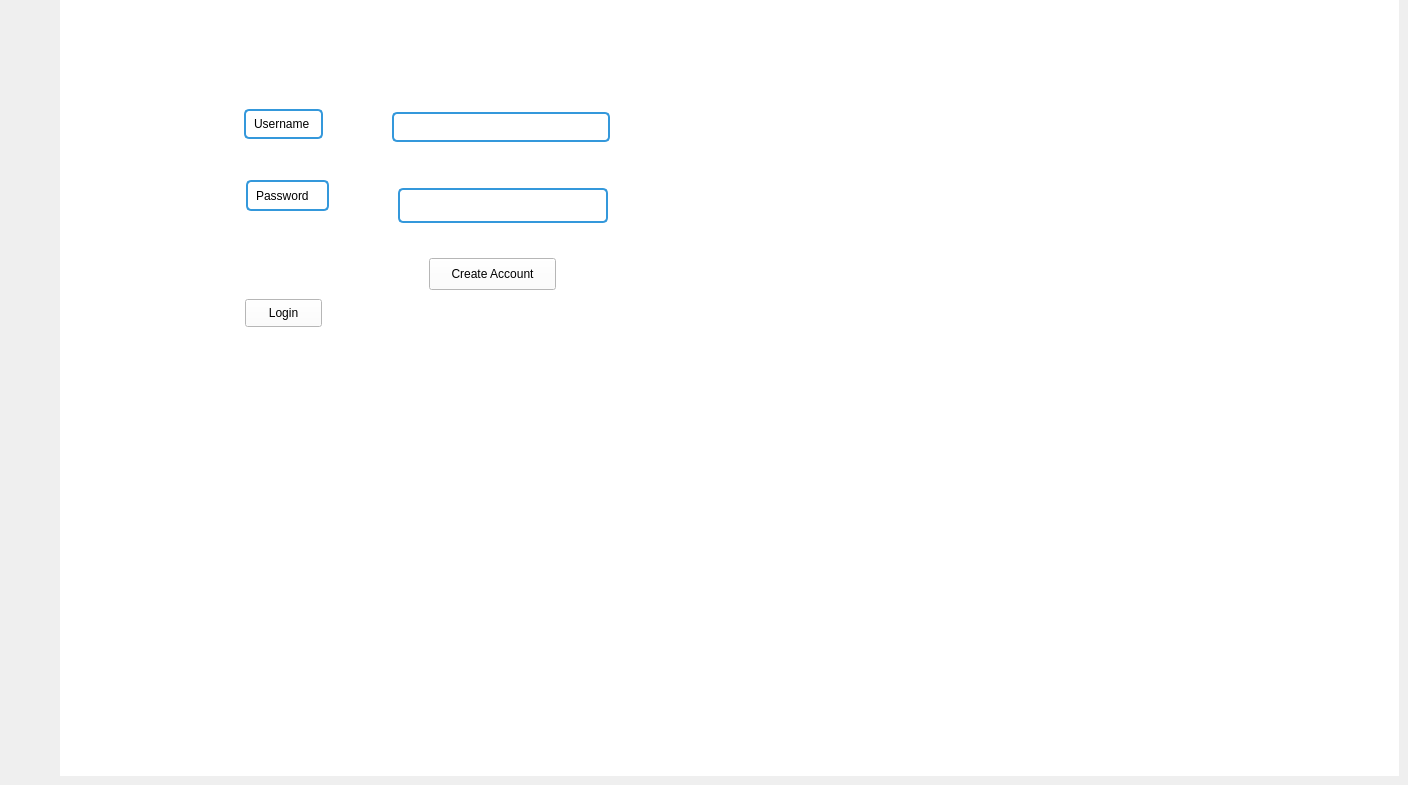
    <widget class="QWidget" name="create_account">
     <property name="minimumSize">
      <size>
       <width>1339</width>
       <height>776</height>
      </size>
     </property>
     <widget class="QWidget" name="widget_3" native="true">
      <property name="geometry">
       <rect>
        <x>60</x>
        <y>0</y>
        <width>1339</width>
        <height>776</height>
       </rect>
      </property>
      <property name="minimumSize">
       <size>
        <width>1339</width>
        <height>776</height>
       </size>
      </property>
      <property name="styleSheet">
       <string notr="true">QWidget {
	background-color: #ffffff;
}</string>
      </property>
      <widget class="QLineEdit" name="create_pwd_input">
       <property name="geometry">
        <rect>
         <x>338</x>
         <y>188</y>
         <width>210</width>
         <height>35</height>
        </rect>
       </property>
       <property name="styleSheet">
        <string notr="true">QLineEdit {
    border: 2px solid #3498db;
    border-radius: 5px;          
    padding: 5px;
    background-color: #ffffff;
    color: #000000;
	height: 15px;
}</string>
       </property>
      </widget>
      <widget class="QLineEdit" name="create_user_input">
       <property name="geometry">
        <rect>
         <x>332</x>
         <y>112</y>
         <width>218</width>
         <height>30</height>
        </rect>
       </property>
       <property name="palette">
        <palette>
         <active>
          <colorrole role="WindowText">
           <brush brushstyle="SolidPattern">
            <color alpha="255">
             <red>0</red>
             <green>0</green>
             <blue>0</blue>
            </color>
           </brush>
          </colorrole>
          <colorrole role="Button">
           <brush brushstyle="SolidPattern">
            <color alpha="255">
             <red>255</red>
             <green>255</green>
             <blue>255</blue>
            </color>
           </brush>
          </colorrole>
          <colorrole role="Text">
           <brush brushstyle="SolidPattern">
            <color alpha="255">
             <red>0</red>
             <green>0</green>
             <blue>0</blue>
            </color>
           </brush>
          </colorrole>
          <colorrole role="ButtonText">
           <brush brushstyle="SolidPattern">
            <color alpha="255">
             <red>0</red>
             <green>0</green>
             <blue>0</blue>
            </color>
           </brush>
          </colorrole>
          <colorrole role="Base">
           <brush brushstyle="SolidPattern">
            <color alpha="255">
             <red>255</red>
             <green>255</green>
             <blue>255</blue>
            </color>
           </brush>
          </colorrole>
          <colorrole role="Window">
           <brush brushstyle="SolidPattern">
            <color alpha="255">
             <red>255</red>
             <green>255</green>
             <blue>255</blue>
            </color>
           </brush>
          </colorrole>
          <colorrole role="PlaceholderText">
           <brush brushstyle="SolidPattern">
            <color alpha="128">
             <red>0</red>
             <green>0</green>
             <blue>0</blue>
            </color>
           </brush>
          </colorrole>
         </active>
         <inactive>
          <colorrole role="WindowText">
           <brush brushstyle="SolidPattern">
            <color alpha="255">
             <red>0</red>
             <green>0</green>
             <blue>0</blue>
            </color>
           </brush>
          </colorrole>
          <colorrole role="Button">
           <brush brushstyle="SolidPattern">
            <color alpha="255">
             <red>255</red>
             <green>255</green>
             <blue>255</blue>
            </color>
           </brush>
          </colorrole>
          <colorrole role="Text">
           <brush brushstyle="SolidPattern">
            <color alpha="255">
             <red>0</red>
             <green>0</green>
             <blue>0</blue>
            </color>
           </brush>
          </colorrole>
          <colorrole role="ButtonText">
           <brush brushstyle="SolidPattern">
            <color alpha="255">
             <red>0</red>
             <green>0</green>
             <blue>0</blue>
            </color>
           </brush>
          </colorrole>
          <colorrole role="Base">
           <brush brushstyle="SolidPattern">
            <color alpha="255">
             <red>255</red>
             <green>255</green>
             <blue>255</blue>
            </color>
           </brush>
          </colorrole>
          <colorrole role="Window">
           <brush brushstyle="SolidPattern">
            <color alpha="255">
             <red>255</red>
             <green>255</green>
             <blue>255</blue>
            </color>
           </brush>
          </colorrole>
          <colorrole role="PlaceholderText">
           <brush brushstyle="SolidPattern">
            <color alpha="128">
             <red>0</red>
             <green>0</green>
             <blue>0</blue>
            </color>
           </brush>
          </colorrole>
         </inactive>
         <disabled>
          <colorrole role="WindowText">
           <brush brushstyle="SolidPattern">
            <color alpha="255">
             <red>0</red>
             <green>0</green>
             <blue>0</blue>
            </color>
           </brush>
          </colorrole>
          <colorrole role="Button">
           <brush brushstyle="SolidPattern">
            <color alpha="255">
             <red>255</red>
             <green>255</green>
             <blue>255</blue>
            </color>
           </brush>
          </colorrole>
          <colorrole role="Text">
           <brush brushstyle="SolidPattern">
            <color alpha="255">
             <red>0</red>
             <green>0</green>
             <blue>0</blue>
            </color>
           </brush>
          </colorrole>
          <colorrole role="ButtonText">
           <brush brushstyle="SolidPattern">
            <color alpha="255">
             <red>0</red>
             <green>0</green>
             <blue>0</blue>
            </color>
           </brush>
          </colorrole>
          <colorrole role="Base">
           <brush brushstyle="SolidPattern">
            <color alpha="255">
             <red>255</red>
             <green>255</green>
             <blue>255</blue>
            </color>
           </brush>
          </colorrole>
          <colorrole role="Window">
           <brush brushstyle="SolidPattern">
            <color alpha="255">
             <red>255</red>
             <green>255</green>
             <blue>255</blue>
            </color>
           </brush>
          </colorrole>
          <colorrole role="PlaceholderText">
           <brush brushstyle="SolidPattern">
            <color alpha="128">
             <red>0</red>
             <green>0</green>
             <blue>0</blue>
            </color>
           </brush>
          </colorrole>
         </disabled>
        </palette>
       </property>
       <property name="styleSheet">
        <string notr="true">QLineEdit {
    border: 2px solid #3498db;
    border-radius: 5px;          
    padding: 5px;
	background-color: #ffffff;
    color: #000000;
	height: 15px;
}</string>
       </property>
      </widget>
      <widget class="QLabel" name="label_3">
       <property name="geometry">
        <rect>
         <x>184</x>
         <y>109</y>
         <width>79</width>
         <height>30</height>
        </rect>
       </property>
       <property name="styleSheet">
        <string notr="true">QLabel{
    border: 2px solid #3498db;
    border-radius: 5px;          
    padding: 5px;
    color: #000000;
}</string>
       </property>
       <property name="text">
        <string>Username</string>
       </property>
      </widget>
      <widget class="QLabel" name="label_4">
       <property name="geometry">
        <rect>
         <x>186</x>
         <y>180</y>
         <width>83</width>
         <height>31</height>
        </rect>
       </property>
       <property name="styleSheet">
        <string notr="true">QLabel {
    border: 2px solid #3498db;
    border-radius: 5px;          
    padding: 5px;
    color: #000000;
}</string>
       </property>
       <property name="text">
        <string>Password</string>
       </property>
      </widget>
      <widget class="QPushButton" name="create_account_button">
       <property name="geometry">
        <rect>
         <x>369</x>
         <y>258</y>
         <width>127</width>
         <height>32</height>
        </rect>
       </property>
       <property name="styleSheet">
        <string notr="true">QPushButton {
color: #000000;
}</string>
       </property>
       <property name="text">
        <string>Create Account</string>
       </property>
      </widget>
      <widget class="QPushButton" name="switch_to_login_view">
       <property name="geometry">
        <rect>
         <x>185</x>
         <y>299</y>
         <width>77</width>
         <height>28</height>
        </rect>
       </property>
       <property name="styleSheet">
        <string notr="true">QPushButton{
	color: #000000;
}</string>
       </property>
       <property name="text">
        <string>Login</string>
       </property>
      </widget>
      <zorder>label_3</zorder>
      <zorder>create_account_button</zorder>
      <zorder>label_4</zorder>
      <zorder>switch_to_login_view</zorder>
      <zorder>create_pwd_input</zorder>
      <zorder>create_user_input</zorder>
     </widget>
    </widget>
